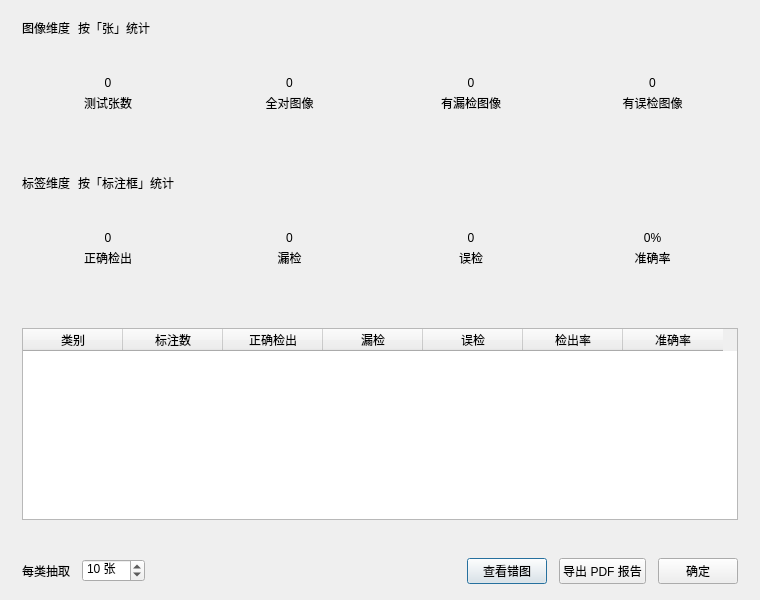
<?xml version='1.0' encoding='utf-8'?>
<ui version="4.0">
 <class>TestResultDialog</class>
 <widget class="QDialog" name="TestResultDialog">
  <property name="geometry">
   <rect>
    <x>0</x>
    <y>0</y>
    <width>760</width>
    <height>600</height>
   </rect>
  </property>
  <property name="windowTitle">
   <string>测试结果分析</string>
  </property>
  <layout class="QVBoxLayout" name="mainLayout">
   <property name="spacing">
    <number>12</number>
   </property>
   <property name="leftMargin">
    <number>22</number>
   </property>
   <property name="topMargin">
    <number>18</number>
   </property>
   <property name="rightMargin">
    <number>22</number>
   </property>
   <property name="bottomMargin">
    <number>16</number>
   </property>
   <item>
    <widget class="QScrollArea" name="scroll_area">
     <property name="frameShape">
      <enum>QFrame::NoFrame</enum>
     </property>
     <property name="widgetResizable">
      <bool>true</bool>
     </property>
     <widget class="QWidget" name="scrollAreaWidgetContents">
      <layout class="QVBoxLayout" name="scroll_layout">
       <property name="spacing">
        <number>12</number>
       </property>
       <property name="leftMargin">
        <number>0</number>
       </property>
       <property name="topMargin">
        <number>0</number>
       </property>
       <property name="rightMargin">
        <number>0</number>
       </property>
       <property name="bottomMargin">
        <number>0</number>
       </property>
   <item>
    <widget class="QWidget" name="section_img" native="true">
     <layout class="QVBoxLayout" name="section_img_layout">
      <property name="spacing">
       <number>6</number>
      </property>
      <property name="leftMargin">
       <number>0</number>
      </property>
      <property name="topMargin">
       <number>0</number>
      </property>
      <property name="rightMargin">
       <number>0</number>
      </property>
      <property name="bottomMargin">
       <number>0</number>
      </property>
      <item>
       <layout class="QHBoxLayout" name="dim_img_row">
        <property name="spacing">
         <number>8</number>
        </property>
        <item>
         <widget class="QLabel" name="dim_img_tag">
          <property name="text">
           <string>图像维度</string>
          </property>
          <property name="class" stdset="0">
           <string notr="true">dimTag</string>
          </property>
         </widget>
        </item>
        <item>
         <widget class="QLabel" name="dim_img_note">
          <property name="text">
           <string>按「张」统计</string>
          </property>
          <property name="class" stdset="0">
           <string notr="true">dimNote</string>
          </property>
         </widget>
        </item>
        <item>
         <spacer name="dim_img_spacer">
          <property name="orientation">
           <enum>Qt::Horizontal</enum>
          </property>
          <property name="sizeHint" stdset="0">
           <size>
            <width>40</width>
            <height>20</height>
           </size>
          </property>
         </spacer>
        </item>
       </layout>
      </item>
      <item>
       <layout class="QHBoxLayout" name="metricRowImg" stretch="1,1,1,1">
        <property name="spacing">
         <number>10</number>
        </property>
        <item>
         <widget class="QFrame" name="card_img_total">
          <property name="frameShape">
           <enum>QFrame::NoFrame</enum>
          </property>
          <property name="minimumSize">
           <size>
            <width>0</width>
            <height>92</height>
           </size>
          </property>
          <layout class="QVBoxLayout" name="card_img_total_layout">
           <item><spacer name="img_total_top_spacer"><property name="orientation"><enum>Qt::Vertical</enum></property><property name="sizeHint" stdset="0"><size><width>20</width><height>8</height></size></property></spacer></item><property name="spacing">
            <number>4</number>
           </property>
           <property name="leftMargin">
            <number>12</number>
           </property>
           <property name="topMargin">
            <number>12</number>
           </property>
           <property name="rightMargin">
            <number>12</number>
           </property>
           <property name="bottomMargin">
            <number>12</number>
           </property>
           <item>
            <widget class="QLabel" name="img_total_value">
             <property name="sizePolicy"><sizepolicy hsizetype="Minimum" vsizetype="Preferred"><horstretch>0</horstretch><verstretch>0</verstretch></sizepolicy></property><property name="text">
              <string>0</string>
             </property>
             <property name="alignment">
              <set>Qt::AlignCenter</set>
             </property>
             <property name="class" stdset="0">
              <string notr="true">cardValue</string>
             </property>
            </widget>
           </item>
           <item>
            <widget class="QLabel" name="img_total_lbl">
             <property name="sizePolicy"><sizepolicy hsizetype="Preferred" vsizetype="Preferred"><horstretch>0</horstretch><verstretch>0</verstretch></sizepolicy></property><property name="text">
              <string>测试张数</string>
             </property>
             <property name="alignment">
              <set>Qt::AlignCenter</set>
             </property>
             <property name="class" stdset="0">
              <string notr="true">cardLabel</string>
             </property>
            <property name="wordWrap"><bool>true</bool></property></widget>
           </item>
          <item><widget class="QLabel" name="img_total_rate"><property name="text"><string /></property><property name="sizePolicy"><sizepolicy hsizetype="Minimum" vsizetype="Preferred"><horstretch>0</horstretch><verstretch>0</verstretch></sizepolicy></property><property name="alignment"><set>Qt::AlignCenter</set></property><property name="class" stdset="0"><string notr="true">cardRate</string></property></widget></item><item><spacer name="img_total_bottom_spacer"><property name="orientation"><enum>Qt::Vertical</enum></property><property name="sizeHint" stdset="0"><size><width>20</width><height>8</height></size></property></spacer></item></layout>
         </widget>
        </item>
        <item>
         <widget class="QFrame" name="card_img_ok">
          <property name="frameShape">
           <enum>QFrame::NoFrame</enum>
          </property>
          <property name="minimumSize">
           <size>
            <width>0</width>
            <height>92</height>
           </size>
          </property>
          <layout class="QVBoxLayout" name="card_img_ok_layout">
           <item><spacer name="img_ok_top_spacer"><property name="orientation"><enum>Qt::Vertical</enum></property><property name="sizeHint" stdset="0"><size><width>20</width><height>8</height></size></property></spacer></item><property name="spacing">
            <number>4</number>
           </property>
           <property name="leftMargin">
            <number>12</number>
           </property>
           <property name="topMargin">
            <number>12</number>
           </property>
           <property name="rightMargin">
            <number>12</number>
           </property>
           <property name="bottomMargin">
            <number>12</number>
           </property>
           <item>
            <widget class="QLabel" name="img_ok_value">
             <property name="sizePolicy"><sizepolicy hsizetype="Minimum" vsizetype="Preferred"><horstretch>0</horstretch><verstretch>0</verstretch></sizepolicy></property><property name="text">
              <string>0</string>
             </property>
             <property name="alignment">
              <set>Qt::AlignCenter</set>
             </property>
             <property name="class" stdset="0">
              <string notr="true">cardValue</string>
             </property>
            </widget>
           </item>
           <item>
            <widget class="QLabel" name="img_ok_lbl">
             <property name="sizePolicy"><sizepolicy hsizetype="Preferred" vsizetype="Preferred"><horstretch>0</horstretch><verstretch>0</verstretch></sizepolicy></property><property name="text">
              <string>全对图像</string>
             </property>
             <property name="alignment">
              <set>Qt::AlignCenter</set>
             </property>
             <property name="class" stdset="0">
              <string notr="true">cardLabel</string>
             </property>
            <property name="wordWrap"><bool>true</bool></property></widget>
           </item>
          <item><widget class="QLabel" name="img_ok_rate"><property name="text"><string /></property><property name="sizePolicy"><sizepolicy hsizetype="Minimum" vsizetype="Preferred"><horstretch>0</horstretch><verstretch>0</verstretch></sizepolicy></property><property name="alignment"><set>Qt::AlignCenter</set></property><property name="class" stdset="0"><string notr="true">cardRate</string></property></widget></item><item><spacer name="img_ok_bottom_spacer"><property name="orientation"><enum>Qt::Vertical</enum></property><property name="sizeHint" stdset="0"><size><width>20</width><height>8</height></size></property></spacer></item></layout>
         </widget>
        </item>
        <item>
         <widget class="QFrame" name="card_img_fn">
          <property name="frameShape">
           <enum>QFrame::NoFrame</enum>
          </property>
          <property name="minimumSize">
           <size>
            <width>0</width>
            <height>92</height>
           </size>
          </property>
          <layout class="QVBoxLayout" name="card_img_fn_layout">
           <item><spacer name="img_fn_top_spacer"><property name="orientation"><enum>Qt::Vertical</enum></property><property name="sizeHint" stdset="0"><size><width>20</width><height>8</height></size></property></spacer></item><property name="spacing">
            <number>4</number>
           </property>
           <property name="leftMargin">
            <number>12</number>
           </property>
           <property name="topMargin">
            <number>12</number>
           </property>
           <property name="rightMargin">
            <number>12</number>
           </property>
           <property name="bottomMargin">
            <number>12</number>
           </property>
           <item>
            <widget class="QLabel" name="img_fn_value">
             <property name="sizePolicy"><sizepolicy hsizetype="Minimum" vsizetype="Preferred"><horstretch>0</horstretch><verstretch>0</verstretch></sizepolicy></property><property name="text">
              <string>0</string>
             </property>
             <property name="alignment">
              <set>Qt::AlignCenter</set>
             </property>
             <property name="class" stdset="0">
              <string notr="true">cardValue</string>
             </property>
            </widget>
           </item>
           <item>
            <widget class="QLabel" name="img_fn_lbl">
             <property name="sizePolicy"><sizepolicy hsizetype="Preferred" vsizetype="Preferred"><horstretch>0</horstretch><verstretch>0</verstretch></sizepolicy></property><property name="text">
              <string>有漏检图像</string>
             </property>
             <property name="alignment">
              <set>Qt::AlignCenter</set>
             </property>
             <property name="class" stdset="0">
              <string notr="true">cardLabel</string>
             </property>
            <property name="wordWrap"><bool>true</bool></property></widget>
           </item>
          <item><widget class="QLabel" name="img_fn_rate"><property name="text"><string /></property><property name="sizePolicy"><sizepolicy hsizetype="Minimum" vsizetype="Preferred"><horstretch>0</horstretch><verstretch>0</verstretch></sizepolicy></property><property name="alignment"><set>Qt::AlignCenter</set></property><property name="class" stdset="0"><string notr="true">cardRate</string></property></widget></item><item><spacer name="img_fn_bottom_spacer"><property name="orientation"><enum>Qt::Vertical</enum></property><property name="sizeHint" stdset="0"><size><width>20</width><height>8</height></size></property></spacer></item></layout>
         </widget>
        </item>
        <item>
         <widget class="QFrame" name="card_img_fp">
          <property name="frameShape">
           <enum>QFrame::NoFrame</enum>
          </property>
          <property name="minimumSize">
           <size>
            <width>0</width>
            <height>92</height>
           </size>
          </property>
          <layout class="QVBoxLayout" name="card_img_fp_layout">
           <item><spacer name="img_fp_top_spacer"><property name="orientation"><enum>Qt::Vertical</enum></property><property name="sizeHint" stdset="0"><size><width>20</width><height>8</height></size></property></spacer></item><property name="spacing">
            <number>4</number>
           </property>
           <property name="leftMargin">
            <number>12</number>
           </property>
           <property name="topMargin">
            <number>12</number>
           </property>
           <property name="rightMargin">
            <number>12</number>
           </property>
           <property name="bottomMargin">
            <number>12</number>
           </property>
           <item>
            <widget class="QLabel" name="img_fp_value">
             <property name="sizePolicy"><sizepolicy hsizetype="Minimum" vsizetype="Preferred"><horstretch>0</horstretch><verstretch>0</verstretch></sizepolicy></property><property name="text">
              <string>0</string>
             </property>
             <property name="alignment">
              <set>Qt::AlignCenter</set>
             </property>
             <property name="class" stdset="0">
              <string notr="true">cardValue</string>
             </property>
            </widget>
           </item>
           <item>
            <widget class="QLabel" name="img_fp_lbl">
             <property name="sizePolicy"><sizepolicy hsizetype="Preferred" vsizetype="Preferred"><horstretch>0</horstretch><verstretch>0</verstretch></sizepolicy></property><property name="text">
              <string>有误检图像</string>
             </property>
             <property name="alignment">
              <set>Qt::AlignCenter</set>
             </property>
             <property name="class" stdset="0">
              <string notr="true">cardLabel</string>
             </property>
            <property name="wordWrap"><bool>true</bool></property></widget>
           </item>
          <item><widget class="QLabel" name="img_fp_rate"><property name="text"><string /></property><property name="sizePolicy"><sizepolicy hsizetype="Minimum" vsizetype="Preferred"><horstretch>0</horstretch><verstretch>0</verstretch></sizepolicy></property><property name="alignment"><set>Qt::AlignCenter</set></property><property name="class" stdset="0"><string notr="true">cardRate</string></property></widget></item><item><spacer name="img_fp_bottom_spacer"><property name="orientation"><enum>Qt::Vertical</enum></property><property name="sizeHint" stdset="0"><size><width>20</width><height>8</height></size></property></spacer></item></layout>
         </widget>
        </item>
       </layout>
      </item>
     </layout>
    </widget>
   </item>
   <item>
    <widget class="QWidget" name="section_lbl" native="true">
     <layout class="QVBoxLayout" name="section_lbl_layout">
      <property name="spacing">
       <number>6</number>
      </property>
      <property name="leftMargin">
       <number>0</number>
      </property>
      <property name="topMargin">
       <number>0</number>
      </property>
      <property name="rightMargin">
       <number>0</number>
      </property>
      <property name="bottomMargin">
       <number>0</number>
      </property>
      <item>
       <layout class="QHBoxLayout" name="dim_lbl_row">
        <property name="spacing">
         <number>8</number>
        </property>
        <item>
         <widget class="QLabel" name="dim_lbl_tag">
          <property name="text">
           <string>标签维度</string>
          </property>
          <property name="class" stdset="0">
           <string notr="true">dimTag</string>
          </property>
         </widget>
        </item>
        <item>
         <widget class="QLabel" name="dim_lbl_note">
          <property name="text">
           <string>按「标注框」统计</string>
          </property>
          <property name="class" stdset="0">
           <string notr="true">dimNote</string>
          </property>
         </widget>
        </item>
        <item>
         <spacer name="dim_lbl_spacer">
          <property name="orientation">
           <enum>Qt::Horizontal</enum>
          </property>
          <property name="sizeHint" stdset="0">
           <size>
            <width>40</width>
            <height>20</height>
           </size>
          </property>
         </spacer>
        </item>
       </layout>
      </item>
      <item>
       <layout class="QHBoxLayout" name="metricRowLbl" stretch="1,1,1,1">
        <property name="spacing">
         <number>10</number>
        </property>
        <item>
         <widget class="QFrame" name="card_tp">
          <property name="frameShape">
           <enum>QFrame::NoFrame</enum>
          </property>
          <property name="minimumSize">
           <size>
            <width>0</width>
            <height>92</height>
           </size>
          </property>
          <layout class="QVBoxLayout" name="card_tp_layout">
           <item><spacer name="tp_top_spacer"><property name="orientation"><enum>Qt::Vertical</enum></property><property name="sizeHint" stdset="0"><size><width>20</width><height>8</height></size></property></spacer></item><property name="spacing">
            <number>4</number>
           </property>
           <property name="leftMargin">
            <number>12</number>
           </property>
           <property name="topMargin">
            <number>12</number>
           </property>
           <property name="rightMargin">
            <number>12</number>
           </property>
           <property name="bottomMargin">
            <number>12</number>
           </property>
           <item>
            <widget class="QLabel" name="tp_value">
             <property name="sizePolicy"><sizepolicy hsizetype="Minimum" vsizetype="Preferred"><horstretch>0</horstretch><verstretch>0</verstretch></sizepolicy></property><property name="text">
              <string>0</string>
             </property>
             <property name="alignment">
              <set>Qt::AlignCenter</set>
             </property>
             <property name="class" stdset="0">
              <string notr="true">cardValue</string>
             </property>
            </widget>
           </item>
           <item>
            <widget class="QLabel" name="tp_lbl">
             <property name="sizePolicy"><sizepolicy hsizetype="Preferred" vsizetype="Preferred"><horstretch>0</horstretch><verstretch>0</verstretch></sizepolicy></property><property name="text">
              <string>正确检出</string>
             </property>
             <property name="alignment">
              <set>Qt::AlignCenter</set>
             </property>
             <property name="class" stdset="0">
              <string notr="true">cardLabel</string>
             </property>
            <property name="wordWrap"><bool>true</bool></property></widget>
           </item>
          <item><widget class="QLabel" name="tp_rate"><property name="text"><string /></property><property name="sizePolicy"><sizepolicy hsizetype="Minimum" vsizetype="Preferred"><horstretch>0</horstretch><verstretch>0</verstretch></sizepolicy></property><property name="alignment"><set>Qt::AlignCenter</set></property><property name="class" stdset="0"><string notr="true">cardRate</string></property></widget></item><item><spacer name="tp_bottom_spacer"><property name="orientation"><enum>Qt::Vertical</enum></property><property name="sizeHint" stdset="0"><size><width>20</width><height>8</height></size></property></spacer></item></layout>
         </widget>
        </item>
        <item>
         <widget class="QFrame" name="card_fn">
          <property name="frameShape">
           <enum>QFrame::NoFrame</enum>
          </property>
          <property name="minimumSize">
           <size>
            <width>0</width>
            <height>92</height>
           </size>
          </property>
          <layout class="QVBoxLayout" name="card_fn_layout">
           <item><spacer name="fn_top_spacer"><property name="orientation"><enum>Qt::Vertical</enum></property><property name="sizeHint" stdset="0"><size><width>20</width><height>8</height></size></property></spacer></item><property name="spacing">
            <number>4</number>
           </property>
           <property name="leftMargin">
            <number>12</number>
           </property>
           <property name="topMargin">
            <number>12</number>
           </property>
           <property name="rightMargin">
            <number>12</number>
           </property>
           <property name="bottomMargin">
            <number>12</number>
           </property>
           <item>
            <widget class="QLabel" name="fn_value">
             <property name="sizePolicy"><sizepolicy hsizetype="Minimum" vsizetype="Preferred"><horstretch>0</horstretch><verstretch>0</verstretch></sizepolicy></property><property name="text">
              <string>0</string>
             </property>
             <property name="alignment">
              <set>Qt::AlignCenter</set>
             </property>
             <property name="class" stdset="0">
              <string notr="true">cardValue</string>
             </property>
            </widget>
           </item>
           <item>
            <widget class="QLabel" name="fn_lbl">
             <property name="sizePolicy"><sizepolicy hsizetype="Preferred" vsizetype="Preferred"><horstretch>0</horstretch><verstretch>0</verstretch></sizepolicy></property><property name="text">
              <string>漏检</string>
             </property>
             <property name="alignment">
              <set>Qt::AlignCenter</set>
             </property>
             <property name="class" stdset="0">
              <string notr="true">cardLabel</string>
             </property>
            <property name="wordWrap"><bool>true</bool></property></widget>
           </item>
          <item><widget class="QLabel" name="fn_rate"><property name="text"><string /></property><property name="sizePolicy"><sizepolicy hsizetype="Minimum" vsizetype="Preferred"><horstretch>0</horstretch><verstretch>0</verstretch></sizepolicy></property><property name="alignment"><set>Qt::AlignCenter</set></property><property name="class" stdset="0"><string notr="true">cardRate</string></property></widget></item><item><spacer name="fn_bottom_spacer"><property name="orientation"><enum>Qt::Vertical</enum></property><property name="sizeHint" stdset="0"><size><width>20</width><height>8</height></size></property></spacer></item></layout>
         </widget>
        </item>
        <item>
         <widget class="QFrame" name="card_fp">
          <property name="frameShape">
           <enum>QFrame::NoFrame</enum>
          </property>
          <property name="minimumSize">
           <size>
            <width>0</width>
            <height>92</height>
           </size>
          </property>
          <layout class="QVBoxLayout" name="card_fp_layout">
           <item><spacer name="fp_top_spacer"><property name="orientation"><enum>Qt::Vertical</enum></property><property name="sizeHint" stdset="0"><size><width>20</width><height>8</height></size></property></spacer></item><property name="spacing">
            <number>4</number>
           </property>
           <property name="leftMargin">
            <number>12</number>
           </property>
           <property name="topMargin">
            <number>12</number>
           </property>
           <property name="rightMargin">
            <number>12</number>
           </property>
           <property name="bottomMargin">
            <number>12</number>
           </property>
           <item>
            <widget class="QLabel" name="fp_value">
             <property name="sizePolicy"><sizepolicy hsizetype="Minimum" vsizetype="Preferred"><horstretch>0</horstretch><verstretch>0</verstretch></sizepolicy></property><property name="text">
              <string>0</string>
             </property>
             <property name="alignment">
              <set>Qt::AlignCenter</set>
             </property>
             <property name="class" stdset="0">
              <string notr="true">cardValue</string>
             </property>
            </widget>
           </item>
           <item>
            <widget class="QLabel" name="fp_lbl">
             <property name="sizePolicy"><sizepolicy hsizetype="Preferred" vsizetype="Preferred"><horstretch>0</horstretch><verstretch>0</verstretch></sizepolicy></property><property name="text">
              <string>误检</string>
             </property>
             <property name="alignment">
              <set>Qt::AlignCenter</set>
             </property>
             <property name="class" stdset="0">
              <string notr="true">cardLabel</string>
             </property>
            <property name="wordWrap"><bool>true</bool></property></widget>
           </item>
          <item><widget class="QLabel" name="fp_rate"><property name="text"><string /></property><property name="sizePolicy"><sizepolicy hsizetype="Minimum" vsizetype="Preferred"><horstretch>0</horstretch><verstretch>0</verstretch></sizepolicy></property><property name="alignment"><set>Qt::AlignCenter</set></property><property name="class" stdset="0"><string notr="true">cardRate</string></property></widget></item><item><spacer name="fp_bottom_spacer"><property name="orientation"><enum>Qt::Vertical</enum></property><property name="sizeHint" stdset="0"><size><width>20</width><height>8</height></size></property></spacer></item></layout>
         </widget>
        </item>
        <item>
         <widget class="QFrame" name="card_precision">
          <property name="frameShape">
           <enum>QFrame::NoFrame</enum>
          </property>
          <property name="minimumSize">
           <size>
            <width>0</width>
            <height>92</height>
           </size>
          </property>
          <layout class="QVBoxLayout" name="card_precision_layout">
           <item><spacer name="precision_top_spacer"><property name="orientation"><enum>Qt::Vertical</enum></property><property name="sizeHint" stdset="0"><size><width>20</width><height>8</height></size></property></spacer></item><property name="spacing">
            <number>4</number>
           </property>
           <property name="leftMargin">
            <number>12</number>
           </property>
           <property name="topMargin">
            <number>12</number>
           </property>
           <property name="rightMargin">
            <number>12</number>
           </property>
           <property name="bottomMargin">
            <number>12</number>
           </property>
           <item>
            <widget class="QLabel" name="precision_value">
             <property name="sizePolicy"><sizepolicy hsizetype="Minimum" vsizetype="Preferred"><horstretch>0</horstretch><verstretch>0</verstretch></sizepolicy></property><property name="text">
              <string>0%</string>
             </property>
             <property name="alignment">
              <set>Qt::AlignCenter</set>
             </property>
             <property name="class" stdset="0">
              <string notr="true">cardValue</string>
             </property>
            </widget>
           </item>
           <item>
            <widget class="QLabel" name="precision_lbl">
             <property name="sizePolicy"><sizepolicy hsizetype="Preferred" vsizetype="Preferred"><horstretch>0</horstretch><verstretch>0</verstretch></sizepolicy></property><property name="text">
              <string>准确率</string>
             </property>
             <property name="alignment">
              <set>Qt::AlignCenter</set>
             </property>
             <property name="class" stdset="0">
              <string notr="true">cardLabel</string>
             </property>
            <property name="wordWrap"><bool>true</bool></property></widget>
           </item>
          <item><widget class="QLabel" name="precision_rate"><property name="text"><string /></property><property name="sizePolicy"><sizepolicy hsizetype="Minimum" vsizetype="Preferred"><horstretch>0</horstretch><verstretch>0</verstretch></sizepolicy></property><property name="alignment"><set>Qt::AlignCenter</set></property><property name="class" stdset="0"><string notr="true">cardRate</string></property></widget></item><item><spacer name="precision_bottom_spacer"><property name="orientation"><enum>Qt::Vertical</enum></property><property name="sizeHint" stdset="0"><size><width>20</width><height>8</height></size></property></spacer></item></layout>
         </widget>
        </item>
       </layout>
      </item>
     </layout>
    </widget>
   </item>
   <item>
    <widget class="QTableWidget" name="result_table">
     <property name="editTriggers">
      <set>QAbstractItemView::NoEditTriggers</set>
     </property>
     <property name="selectionMode">
      <enum>QAbstractItemView::NoSelection</enum>
     </property>
     <property name="alternatingRowColors">
      <bool>true</bool>
     </property>
     <column>
      <property name="text">
       <string>类别</string>
      </property>
     </column>
     <column>
      <property name="text">
       <string>标注数</string>
      </property>
     </column>
     <column>
      <property name="text">
       <string>正确检出</string>
      </property>
     </column>
     <column>
      <property name="text">
       <string>漏检</string>
      </property>
     </column>
     <column>
      <property name="text">
       <string>误检</string>
      </property>
     </column>
     <column>
      <property name="text">
       <string>检出率</string>
      </property>
     </column>
     <column>
      <property name="text">
       <string>准确率</string>
      </property>
     </column>
    </widget>
   </item>
   <item>
    <widget class="QLabel" name="conclusion_label">
     <property name="text">
      <string />
     </property>
     <property name="wordWrap">
      <bool>true</bool>
     </property>
    </widget>
   </item>
      </layout>
     </widget>
    </widget>
   </item>
   <item>
    <layout class="QHBoxLayout" name="btn_row">
     <item>
      <widget class="QLabel" name="sample_lbl">
       <property name="text">
        <string>每类抽取</string>
       </property>
      </widget>
     </item>
     <item>
      <widget class="QSpinBox" name="sample_spin">
       <property name="toolTip">
        <string>每个类别的每种错误（漏检 / 误检）最多列出几张图。
报告体积约 120 KB 一张，样本多时调小可以显著减小 PDF；选「全部」则每张有问题的图都列。</string>
       </property>
       <property name="suffix">
        <string> 张</string>
       </property>
       <property name="specialValueText">
        <string>全部</string>
       </property>
       <property name="minimum">
        <number>0</number>
       </property>
       <property name="maximum">
        <number>999</number>
       </property>
       <property name="value">
        <number>10</number>
       </property>
      </widget>
     </item>
     <item>
      <spacer name="btn_spacer">
       <property name="orientation">
        <enum>Qt::Horizontal</enum>
       </property>
       <property name="sizeHint" stdset="0">
        <size>
         <width>40</width>
         <height>20</height>
        </size>
       </property>
      </spacer>
     </item>
     <item>
      <widget class="QPushButton" name="view_detail_btn">
       <property name="text">
        <string>查看错图</string>
       </property>
      </widget>
     </item>
     <item>
      <widget class="QPushButton" name="export_pdf_btn">
       <property name="text">
        <string>导出 PDF 报告</string>
       </property>
      </widget>
     </item>
     <item>
      <widget class="QPushButton" name="ok_btn">
       <property name="text">
        <string>确定</string>
       </property>
      </widget>
     </item>
    </layout>
   </item>
  </layout>
 </widget>
  <resources />
  <connections />
</ui>
